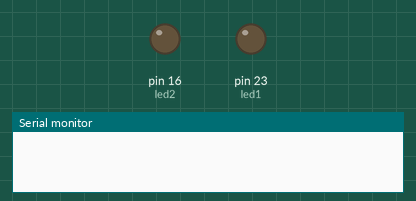
Recording of a sketch running on a simulated Arduino Mega 2560, built with avr-gcc and run on an emulated ATmega2560. Shown: output pins drawn as LEDs (lit = HIGH), the last lines printed to the serial monitor.

Above: at 0.1 s.
At 12.1 s:
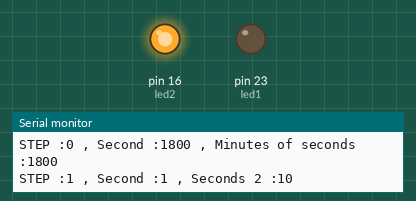
At 22.1 s:
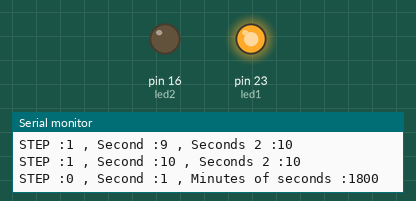
Timing chart, 0 to 23.6 s (numbered marks = the images above):
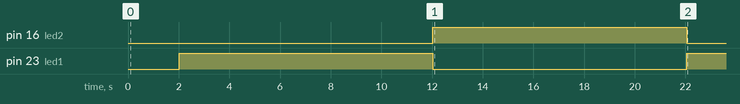

Measured:
- by itself, pin 16 (led2): LOW → HIGH at 12.0 s, → LOW 10.0 s later
- by itself, pin 23 (led1): LOW → HIGH at 2.0 s, → LOW 10.0 s later, → HIGH 10.0 s later

The sketch:

ON_OFF.ino
```cpp
const int led1 = 23;          // Rely 1
const int led2 = 16;          // Alarm
unsigned long period = 1000;  // 1 seconds
unsigned long last_time = 0;
bool state_led = true;
int count = 0;
int step = 0;
void setup() {
  Serial.begin(115200);
  pinMode(led1, OUTPUT);
  pinMode(led2, OUTPUT);
  digitalWrite(led1, LOW);
  digitalWrite(led2, LOW);
  step = 0;
  count = 0;
  count = 1790;
}
void timer() {
  if (millis() - last_time > period) {
    // Count seconds and switch step 0 or 1
    // step 0 = ON LED 1 and OFF Alarm
    // step 1 = OFF LED 1 and ON Alarm
    // And reset count to 0 after 30 minutes or 10 seconds
    count++;
    Serial.print("STEP :" + String(step) + " , ");
    if (step == 0) {
      // 30 minutes = 30 * 60 = 1800 seconds
      // IF count > 1800 seconds THEN step = 1
      // ELSE ON LED 1 and OFF Alarm
      // And reset count
      int minute = int(30 * 60);
      Serial.print("Second :" + String(count) + " , ");
      Serial.println("Minutes of seconds :" + String(minute));
      if (count >= minute) {
        count = 0;
        step = 1;
      } else {
        digitalWrite(led1, HIGH);  // ON LED 1
        digitalWrite(led2, LOW);   // OFF Alarm
      }

    } else if (step == 1) {
      // 10 minutes = 10 * 60 = 600 seconds
      // IF count > 600 seconds THEN step = 0
      // ELSE OFF LED 1 and ON Alarm
      // And reset count
      Serial.print("Second :" + String(count) + " , ");
      Serial.println("Seconds 2 :" + String(10));
      if (count >= 10) {
        count = 0;
        step = 0;
      } else {
        digitalWrite(led1, LOW);   // OFF LED 1
        digitalWrite(led2, HIGH);  // ON Alarm
      }
    }
    last_time = millis();
  } else if (millis() < 1000) {
    last_time = millis();
  }
}
void loop() {
  timer();
}
```
